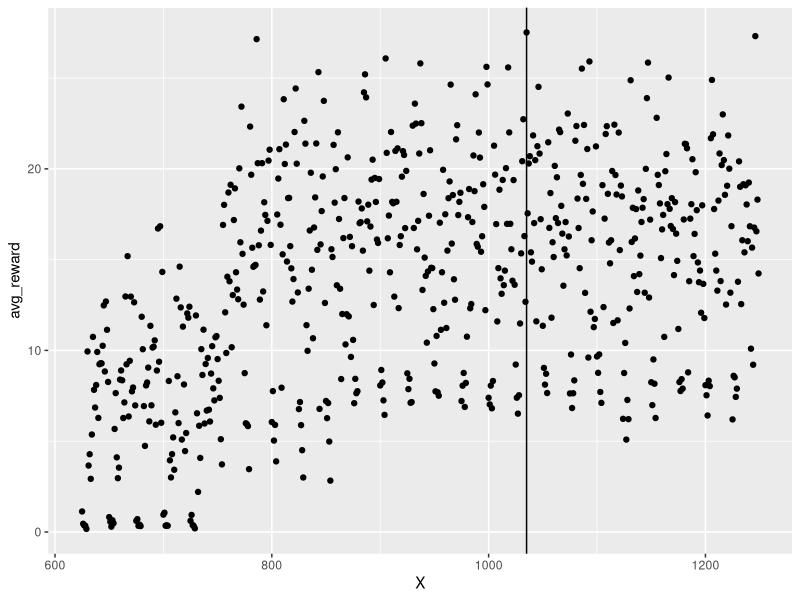
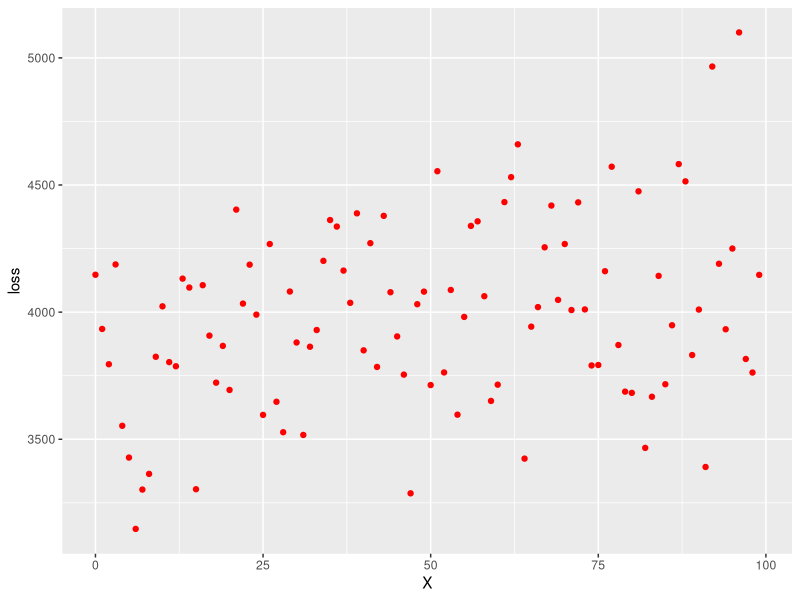
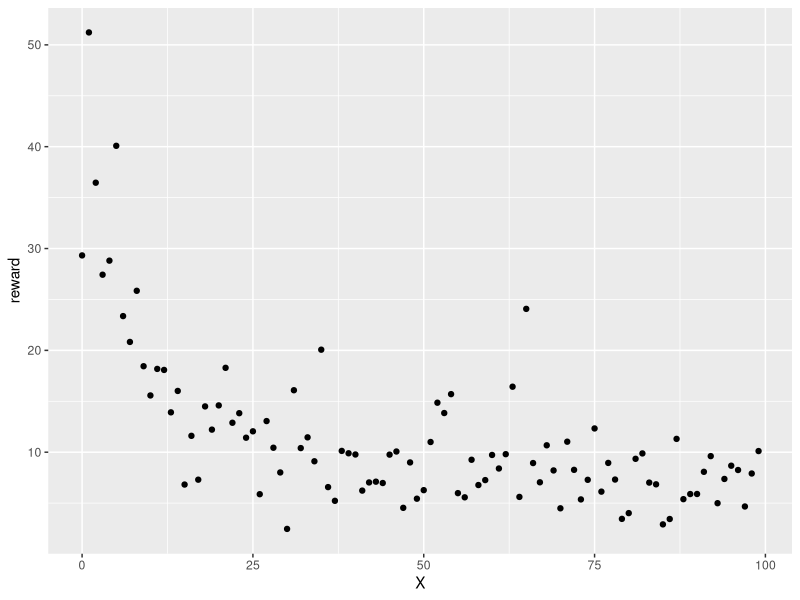

The R source for these figures, in order:
library(dplyr)
library(ggplot2)


# Grid search analysis
df <- read.csv('metrics/grid_rewards.csv')

# Plots
ggplot_data <- df %>% 
    filter(tau == 13)
ggplot(data=ggplot_data) +
    geom_point(aes(x=X, y=avg_reward)) + 
    geom_vline(xintercept = 1035)

# Statistics
high_reward <- df %>% 
    arrange(desc(avg_reward))

high_reward[seq(10),] %>% filter(tau == 13)

# Best parameters
# tau = 13
# kappa = 1000
# beta = 0.0025
# sigma = 5.25
# delta_t <= 2

df <- read.csv('dep_backprop_results/init/metrics.csv')
colnames(df)
ggplot(data=df) +
    geom_point(aes(x=X, y=loss), col='red')

ggplot(data=df) + 
    geom_point(aes(x=X, y=reward))
